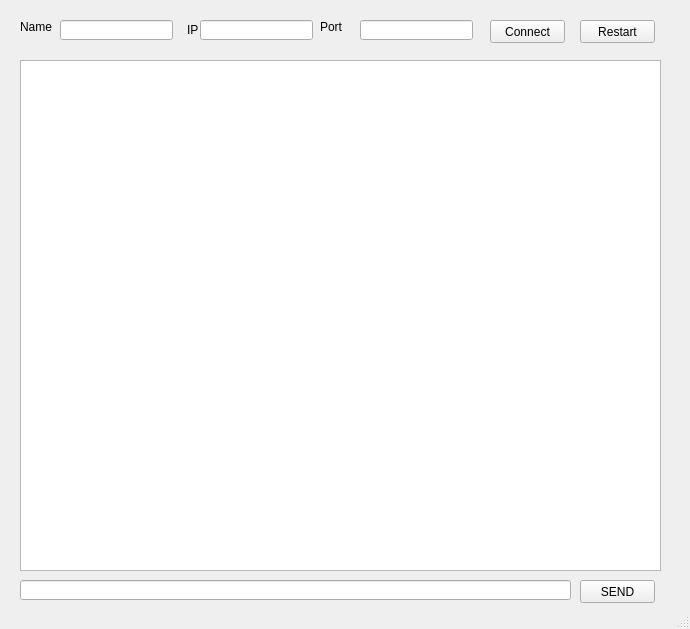
<?xml version="1.0" encoding="UTF-8"?>
<ui version="4.0">
 <class>MainWindow</class>
 <widget class="QMainWindow" name="MainWindow">
  <property name="geometry">
   <rect>
    <x>0</x>
    <y>0</y>
    <width>690</width>
    <height>629</height>
   </rect>
  </property>
  <property name="windowTitle">
   <string>LocalHostChat</string>
  </property>
  <widget class="QWidget" name="centralwidget">
   <widget class="QTextBrowser" name="textBrowser">
    <property name="geometry">
     <rect>
      <x>20</x>
      <y>60</y>
      <width>641</width>
      <height>511</height>
     </rect>
    </property>
   </widget>
   <widget class="QLabel" name="label">
    <property name="geometry">
     <rect>
      <x>20</x>
      <y>20</y>
      <width>47</width>
      <height>13</height>
     </rect>
    </property>
    <property name="text">
     <string>Name</string>
    </property>
   </widget>
   <widget class="QLineEdit" name="lineEdit">
    <property name="geometry">
     <rect>
      <x>60</x>
      <y>20</y>
      <width>113</width>
      <height>20</height>
     </rect>
    </property>
   </widget>
   <widget class="QLineEdit" name="lineEdit_2">
    <property name="geometry">
     <rect>
      <x>200</x>
      <y>20</y>
      <width>113</width>
      <height>20</height>
     </rect>
    </property>
   </widget>
   <widget class="QLabel" name="label_2">
    <property name="geometry">
     <rect>
      <x>187</x>
      <y>20</y>
      <width>20</width>
      <height>20</height>
     </rect>
    </property>
    <property name="text">
     <string>IP</string>
    </property>
   </widget>
   <widget class="QLabel" name="label_3">
    <property name="geometry">
     <rect>
      <x>320</x>
      <y>20</y>
      <width>47</width>
      <height>13</height>
     </rect>
    </property>
    <property name="text">
     <string>Port</string>
    </property>
   </widget>
   <widget class="QLineEdit" name="lineEdit_3">
    <property name="geometry">
     <rect>
      <x>360</x>
      <y>20</y>
      <width>113</width>
      <height>20</height>
     </rect>
    </property>
   </widget>
   <widget class="QPushButton" name="pushButton">
    <property name="geometry">
     <rect>
      <x>490</x>
      <y>20</y>
      <width>75</width>
      <height>23</height>
     </rect>
    </property>
    <property name="text">
     <string>Connect</string>
    </property>
   </widget>
   <widget class="QLineEdit" name="lineEdit_4">
    <property name="geometry">
     <rect>
      <x>20</x>
      <y>580</y>
      <width>551</width>
      <height>20</height>
     </rect>
    </property>
   </widget>
   <widget class="QPushButton" name="pushButton_2">
    <property name="geometry">
     <rect>
      <x>580</x>
      <y>580</y>
      <width>75</width>
      <height>23</height>
     </rect>
    </property>
    <property name="text">
     <string>SEND</string>
    </property>
   </widget>
   <widget class="QPushButton" name="pushButton_3">
    <property name="geometry">
     <rect>
      <x>580</x>
      <y>20</y>
      <width>75</width>
      <height>23</height>
     </rect>
    </property>
    <property name="text">
     <string>Restart</string>
    </property>
   </widget>
  </widget>
  <widget class="QStatusBar" name="statusbar"/>
 </widget>
 <resources/>
 <connections/>
</ui>
